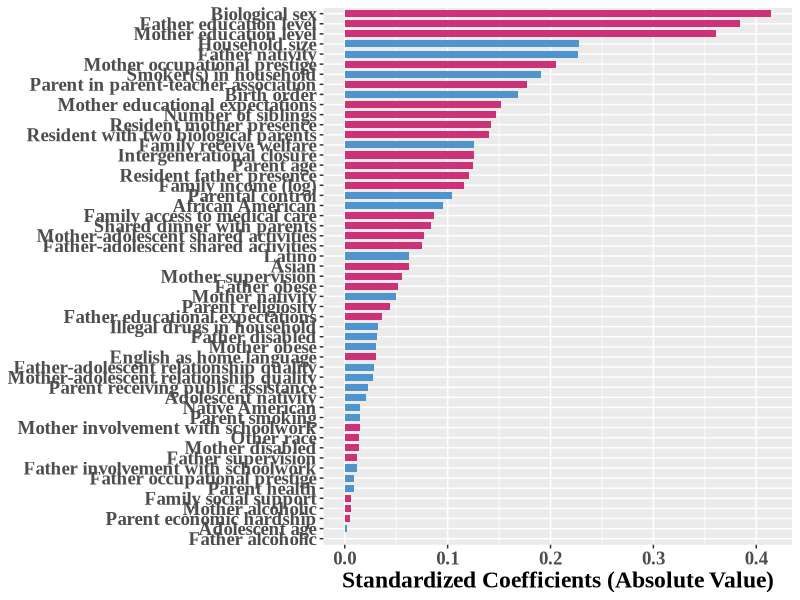
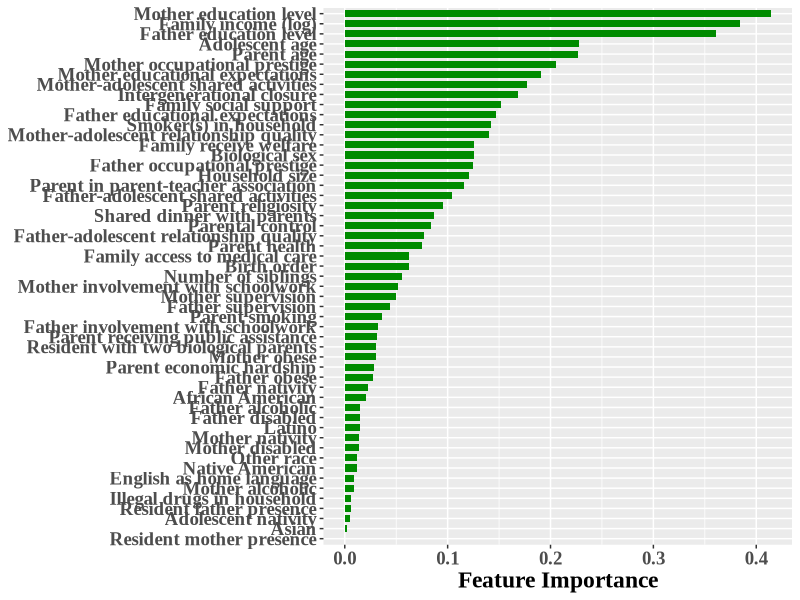
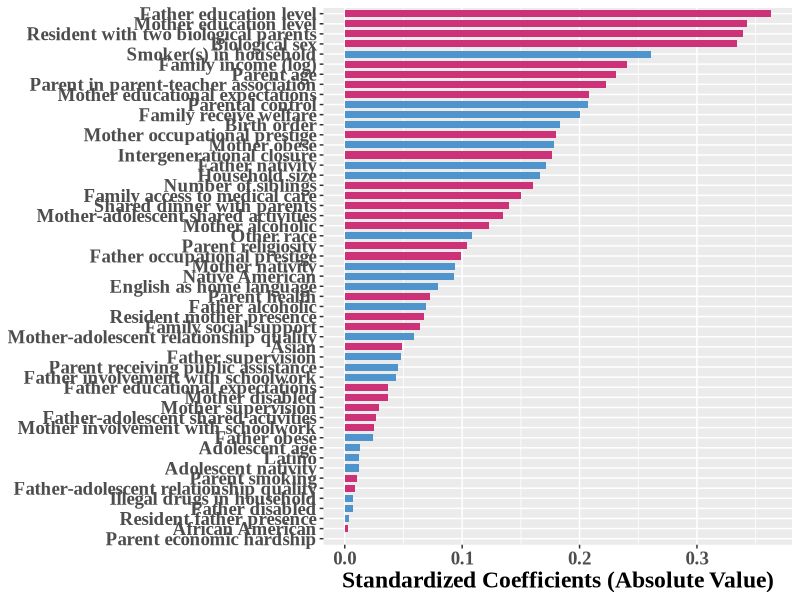
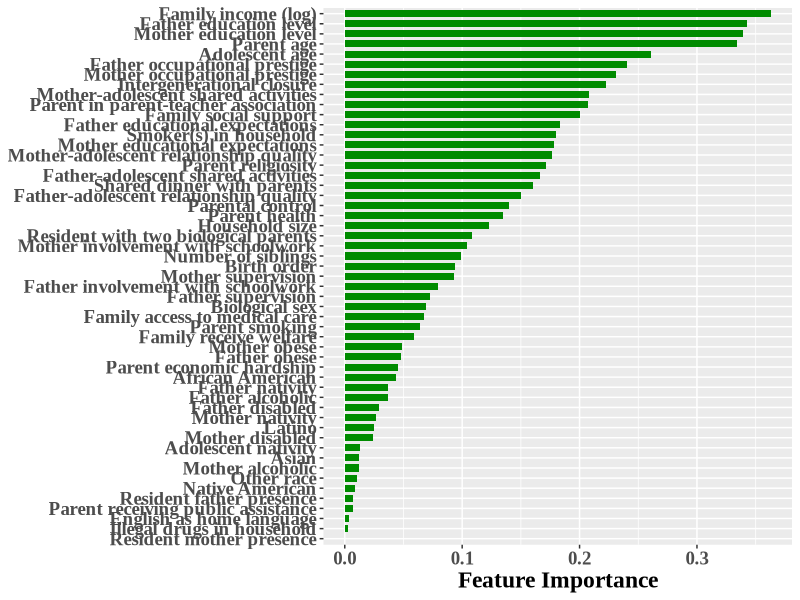

Recreate these plots in R, in order.
## ---- chunk 1
library(ggplot2)
dat1_realname<-c('AID', 'Resident mother presence', 'Resident father presence', 'Resident with two biological parents', 'Household size', 'Number of siblings', 'Birth order', 'Mother education level', 'Father education level', 'Mother occupational prestige', 'Father occupational prestige', 'Family income (log)', 'Parent receiving public assistance', 'Family receive welfare', 'Parent economic hardship', 'Mother involvement with schoolwork', 'Father involvement with schoolwork', 'Parent in parent-teacher association', 'Mother educational expectations', 'Father educational expectations', 'Mother-adolescent shared activities', 'Father-adolescent shared activities', 'Parental control', 'Mother supervision', 'Father supervision', 'Mother-adolescent relationship quality', 'Father-adolescent relationship quality', 'Family social support', 'Shared dinner with parents', 'Intergenerational closure', 'Mother nativity', 'Father nativity', 'Parent age', 'Parent health', 'Parent smoking', 'Mother alcoholic', 'Father alcoholic', 'Mother obese', 'Father obese', 'Mother disabled', 'Father disabled', 'Parent religiosity', 'Smoker(s) in household', 'Illegal drugs in household', 'Family access to medical care', 'English as home language', 'Biological sex', 'Adolescent age', 'Latino', 'African American', 'Native American', 'Asian', 'Other race', 'Adolescent nativity')

## ---- chunk 2
collen_coefs<- c(1.42633603e-01,  1.20438476e-01,  1.39723296e-01,
        -2.27712767e-01,  1.47097379e-01, -1.68615538e-01,
         3.60749326e-01,  3.83731322e-01,  2.05618163e-01,
        -9.41343641e-03,  1.15471268e-01, -2.27190867e-02,
        -1.25648278e-01,  4.85187571e-03,  1.43666272e-02,
        -1.16774065e-02,  1.76856550e-01,  1.51605973e-01,
         3.57142587e-02,  7.67080141e-02,  7.46026833e-02,
        -1.04630775e-01,  5.52752635e-02,  1.19830234e-02,
        -2.71458743e-02, -2.87647584e-02,  6.18242722e-03,
         8.38472947e-02,  1.25181963e-01, -5.00402348e-02,
        -2.27179142e-01,  1.24681271e-01, -9.21720985e-03,
        -1.47715773e-02,  5.90045089e-03, -3.29008638e-04,
        -3.04432181e-02,  5.13772905e-02,  1.34791841e-02,
        -3.10656075e-02,  4.42363074e-02, -1.90753405e-01,
        -3.20938494e-02,  8.63709127e-02,  2.98781852e-02,
         4.14414836e-01, -2.60718582e-03, -6.25875355e-02,
        -9.57452374e-02, -1.49786949e-02,  6.20282075e-02,
         1.36926659e-02, -2.09928087e-02)
collen_coefs_abs<-abs(collen_coefs)

collen_features_lr<-rev(dat1_realname[order(collen_coefs_abs, decreasing = TRUE)+1])
collen_coefs<-rev(collen_coefs[order(collen_coefs_abs, decreasing = TRUE)])
collen_abs<-rev(collen_coefs_abs[order(collen_coefs_abs, decreasing = TRUE)])
df_collen_lr<-data.frame(as.matrix(cbind(collen_features_lr, collen_coefs, collen_abs)), stringsAsFactors = FALSE)
df_collen_lr$collen_coefs<-as.numeric(df_collen_lr$collen_coefs)
df_collen_lr$collen_abs<-as.numeric(df_collen_lr$collen_abs)
df_collen_lr$dir<-sign(df_collen_lr$collen_coefs)

df_collen_lr$collen_features_lr<-factor(df_collen_lr$collen_features_lr, levels = collen_features_lr)


ggplot(data=df_collen_lr, aes(x = collen_features_lr , y = collen_abs, fill = factor(dir))) +
  geom_bar(stat = "identity", width = 0.7, position = position_dodge(width = 0.9))+
  scale_fill_manual(breaks = levels(df_collen_lr$dir), values = c("steelblue3", "violetred3"))+
  ylab("Standardized Coefficients (Absolute Value)")+
  theme(axis.title.y=element_blank(), text=element_text(size = 17, face = "bold", family="Times New Roman"))+
 # xlab("Features")+
  coord_flip()
## ---- chunk 3
collen_imps<-c(0.00157968, 0.00223384, 0.00754626, 0.02242236, 0.01457813,
       0.01603242, 0.08950534, 0.07752299, 0.03546622, 0.02275906,
       0.0786938 , 0.00999613, 0.02342269, 0.00558624, 0.01419212,
       0.01139455, 0.0220062 , 0.03394702, 0.02554528, 0.02991906,
       0.02190101, 0.02131752, 0.0127501 , 0.01274953, 0.02511061,
       0.02008029, 0.02699613, 0.02142226, 0.02849022, 0.00428305,
       0.00540046, 0.04019128, 0.01906911, 0.01163015, 0.00230902,
       0.00516925, 0.00614974, 0.00554656, 0.00414777, 0.0049137 ,
       0.02179035, 0.02514599, 0.00227305, 0.01696262, 0.00234275,
       0.02315115, 0.04438293, 0.0045783 , 0.0053999 , 0.00292386,
       0.00192332, 0.0031412 , 0.00200744)

collen_features_rf<-rev(dat1_realname[order(collen_imps, decreasing = TRUE)+1])
collen_imps_c<-rev(collen_imps[order(collen_imps, decreasing = TRUE)])
df_collen_rf<-data.frame(as.matrix(cbind(collen_features_rf, collen_imps_c)), stringsAsFactors = FALSE)
df_collen_rf$collen_imps_c<-as.numeric(df_collen_rf$collen_imps_c)
df_collen_rf$collen_features_rf<-factor(df_collen_rf$collen_features_rf, levels = collen_features_rf)

ggplot(data=df_collen_rf, aes(x = collen_features_rf , y = collen_abs)) +
  geom_bar(stat = "identity", width = 0.7, position = position_dodge(width = 0.9), fill = "green4")+
  ylab("Feature Importance")+
  theme(axis.title.y=element_blank(),text=element_text(size = 17, face = "bold", family="Times New Roman"))+
 # xlab("Features")+
  coord_flip()
## ---- chunk 4
collcom_coefs<- c(6.71865973e-02, -3.76906176e-03,  3.39376066e-01,
        -1.66165670e-01,  1.60084416e-01, -1.82987860e-01,
         3.42472023e-01,  3.63131145e-01,  1.79790358e-01,
         9.91083617e-02,  2.40727357e-01, -4.57043365e-02,
        -2.00765338e-01, -3.35262289e-04,  2.52859743e-02,
        -4.35156097e-02,  2.22581565e-01,  2.07644030e-01,
         3.70083446e-02,  1.34433278e-01,  2.66570181e-02,
        -2.06784067e-01,  2.95255019e-02, -4.80048670e-02,
        -5.86858199e-02,  8.78230729e-03,  6.42943646e-02,
         1.39633179e-01,  1.76589292e-01, -9.38534070e-02,
        -1.71047326e-01,  2.31035644e-01,  7.25829749e-02,
         1.00923274e-02,  1.22504229e-01, -6.93860030e-02,
        -1.77951181e-01, -2.41075946e-02,  3.65480242e-02,
        -7.11843398e-03,  1.03883747e-01, -2.60583068e-01,
        -7.23753110e-03,  1.49715788e-01, -7.95935075e-02,
         3.34228723e-01, -1.25632602e-02, -1.20259482e-02,
         3.04800497e-03, -9.31440927e-02,  4.85441420e-02,
        -1.08303004e-01, -1.19546873e-02)
collcom_coefs_abs<-abs(collcom_coefs)

collcom_features_lr<-rev(dat1_realname[order(collcom_coefs_abs, decreasing = TRUE)+1])
collcom_coefs<-rev(collcom_coefs[order(collcom_coefs_abs, decreasing = TRUE)])
collcom_abs<-rev(collcom_coefs_abs[order(collcom_coefs_abs, decreasing = TRUE)])
df_collcom_lr<-data.frame(as.matrix(cbind(collcom_features_lr, collcom_coefs, collcom_abs)), stringsAsFactors = FALSE)
df_collcom_lr$collcom_coefs<-as.numeric(df_collcom_lr$collcom_coefs)
df_collcom_lr$collcom_abs<-as.numeric(df_collcom_lr$collcom_abs)
df_collcom_lr$dir<-sign(df_collcom_lr$collcom_coefs)

df_collcom_lr$collcom_features_lr<-factor(df_collcom_lr$collcom_features_lr, levels = collcom_features_lr)

ggplot(data=df_collcom_lr, aes(x = collcom_features_lr , y = collcom_abs, fill = factor(dir))) +
  geom_bar(stat = "identity", width = 0.7, position = position_dodge(width = 0.9))+
  scale_fill_manual(breaks = levels(df_collcom_lr$dir), values = c("steelblue3", "violetred3"))+
  ylab("Standardized Coefficients (Absolute Value)")+
 # xlab("Features")+
   theme(axis.title.y=element_blank(), text=element_text(size = 17, face = "bold", family="Times New Roman"))+
  coord_flip()
## ---- chunk 5
collcom_imps<-c(0.00105762, 0.00241967, 0.01554598, 0.01901996, 0.01490152,
       0.01465082, 0.07323428, 0.08120128, 0.03303374, 0.03664194,
       0.08608557, 0.00220953, 0.00963789, 0.00538525, 0.01520856,
       0.01346362, 0.02753122, 0.0264172 , 0.02728583, 0.02961248,
       0.02351501, 0.02314612, 0.01412188, 0.01342547, 0.02543537,
       0.02321866, 0.02740294, 0.0233161 , 0.0314942 , 0.00454668,
       0.00492913, 0.04661555, 0.019688  , 0.00979208, 0.00292013,
       0.00488002, 0.00877326, 0.00550656, 0.00346041, 0.00473503,
       0.02489526, 0.02667114, 0.00136658, 0.01304498, 0.00208116,
       0.01314024, 0.04332406, 0.00385492, 0.0051044 , 0.00245644,
       0.00298447, 0.00256903, 0.00304077)

collcom_features_rf<-rev(dat1_realname[order(collcom_imps, decreasing = TRUE)+1])
collcom_imps_c<-rev(collcom_imps[order(collcom_imps, decreasing = TRUE)])
df_collcom_rf<-data.frame(as.matrix(cbind(collcom_features_rf, collcom_imps_c)), stringsAsFactors = FALSE)
df_collcom_rf$collcom_imps_c<-as.numeric(df_collcom_rf$collcom_imps_c)
df_collcom_rf$collcom_features_rf<-factor(df_collcom_rf$collcom_features_rf, levels = collcom_features_rf)

ggplot(data=df_collcom_rf, aes(x = collcom_features_rf , y = collcom_abs)) +
   geom_bar(stat = "identity", width = 0.7, position = position_dodge(width = 0.9), fill = "green4")+
  ylab("Feature Importance")+
 # xlab("Features")+
  theme(axis.title.y=element_blank(), text=element_text(size = 17, face = "bold", family="Times New Roman"))+
  coord_flip()
